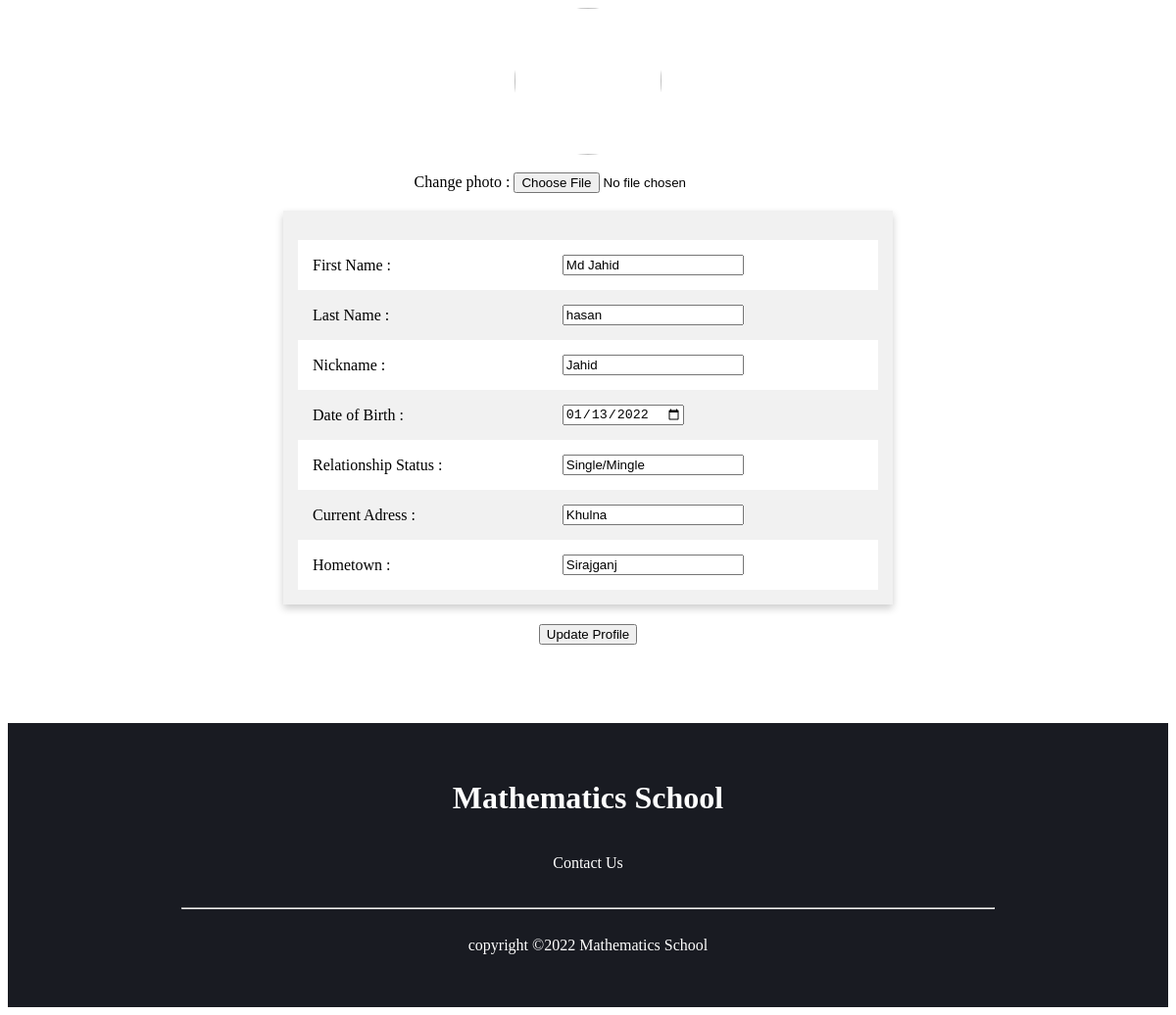
Screenshot of /edit_profile.php (signed in) with the database file from the repository.
### tables this page shows
CREATE TABLE `user_info` (
  `id` int(11) NOT NULL,
  `Email` varchar(20) NOT NULL,
  `Password` varchar(10) NOT NULL,
  `Name` varchar(20) NOT NULL,
  `Last_name` varchar(20) NOT NULL,
  `Nickname` varchar(20) NOT NULL,
  `Hometown` varchar(30) NOT NULL,
  `Current_address` varchar(30) NOT NULL,
  `Marital_status` varchar(20) NOT NULL,
  `Birthday` date NOT NULL,
  `Other` varchar(30) NOT NULL,
  `Profilepic` varchar(30) NOT NULL DEFAULT 'profile.jpg'
);

### edit_profile.php (the view, shortened to what this page needs)
<?php
include("includes\database_connection_config.php");
?>
<html>
     <head>
	 </head>
	 <body>
	     <div class ="main_content">
		     <?php
			     $mail="current_user_email";
			     $user_email=$_COOKIE[$mail];
                 $query="SELECT *FROM user_info WHERE Email='$user_email'";
				 $run_query=mysqli_query($con,$query);
				 $row = mysqli_fetch_assoc($run_query);
			 echo '<center>';
			 ?>
			<image src="logo\Profile_pic\<?php echo $row["Profilepic"]; ?>" width="150px" height="150px" style="border-radius:50%;"><br>
			<br>
			<form action="edit_profile_core.php" method="post" enctype="multipart/form-data">
			Change photo :
			<input type="file" name="Profilepic" />
			<br> <br>
			<div class="personal_info_profile_card">
			   <table>
			        <tr>
					     <td> First Name :</td>
						 <td> <input type="text" name="fname" value="<?php echo $row['Name']; ?>"/> </td>
					</tr>
					 <tr>
					     <td> Last Name :</td>
						 <td> <input type="text" name="lname" value="<?php echo $row['Last_name']; ?>" /> </td>
					</tr>
					<tr>
					     <td> Nickname : </td>
						 <td><input type="text" name="nickname" id="nickname" value="<?php echo $row['Nickname']; ?>" /></td>
					</tr>
					<tr>
					     <td>Date of Birth :</td>
						 <td><input type="date" name="birthday" value="<?php echo $row['Birthday']; ?>"/></td>
					</tr>
					<tr>
					     <td>Relationship Status : </td>
						 <td> <input type="text" name="marital_status" value="<?php echo $row['Marital_status']; ?>" /></td>
					</tr>
					<tr>
					     <td>Current Adress :</td>
						 <td><input type="text" name="current_address" value="<?php echo $row['Current_address']; ?>"/></td>
					</tr>
					<tr>
					     <td>Hometown :</td>
						 <td><input type="text" name="hometown" value="<?php echo $row['Hometown']; ?>"/></td>
					</tr>
			   </table>
			</div>
			<input type="submit" value="Update Profile" />
			</center>
			<br> <br> <br>
			<?php
			include 'includes\footer.php';
			?>
		</div>
	 </body>
</html>

### edit_profile.php (style rules this page uses)
.personal_info_profile_card { box-shadow: 0 4px 8px 0 rgba(0,0,0,0.2); transition: 0.3s; width: 50%; background-color: #f1f1f1; text-align:left; font-size:20px; padding:15px; padding-top:30px; margin-bottom:20px; }
table { width: 100%; border-collapse:collapse; }
th,td { padding:15px; }
tr:nth-child(odd) { background-color: white; }

### rows the page displays
user_info: fname "Md Jahid", lname "hasan", nickname "Jahid", birthday "01/13/2022", marital_status "Single/Mingle", current_address "Khulna", hometown "Sirajganj"
